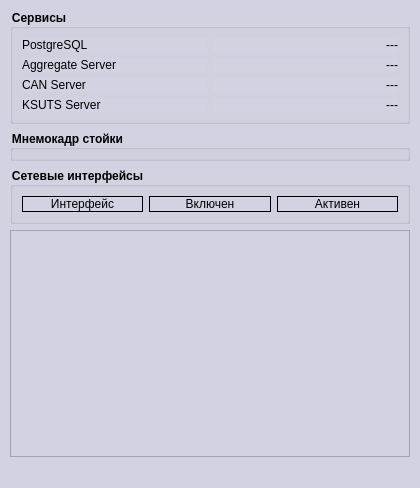
<?xml version="1.0" encoding="UTF-8"?>
<ui version="4.0">
 <class>RunWindow</class>
 <widget class="QMainWindow" name="RunWindow">
  <property name="geometry">
   <rect>
    <x>0</x>
    <y>0</y>
    <width>420</width>
    <height>488</height>
   </rect>
  </property>
  <property name="maximumSize">
   <size>
    <width>420</width>
    <height>16777215</height>
   </size>
  </property>
  <property name="windowTitle">
   <string>MainWindow</string>
  </property>
  <property name="styleSheet">
   <string notr="true">background-color: rgb(210, 211, 226);</string>
  </property>
  <widget class="QWidget" name="centralwidget">
   <layout class="QHBoxLayout" name="horizontalLayout">
    <item>
     <layout class="QVBoxLayout" name="verticalLayout">
      <item>
       <widget class="QGroupBox" name="gbStatus">
        <property name="minimumSize">
         <size>
          <width>400</width>
          <height>0</height>
         </size>
        </property>
        <property name="maximumSize">
         <size>
          <width>400</width>
          <height>16777215</height>
         </size>
        </property>
        <property name="font">
         <font>
          <weight>75</weight>
          <bold>true</bold>
         </font>
        </property>
        <property name="title">
         <string>Сервисы</string>
        </property>
        <property name="checkable">
         <bool>false</bool>
        </property>
        <layout class="QVBoxLayout" name="verticalLayout_2">
         <property name="leftMargin">
          <number>9</number>
         </property>
         <property name="bottomMargin">
          <number>9</number>
         </property>
         <item>
          <layout class="QHBoxLayout" name="horizontalLayout_8">
           <item>
            <widget class="QLabel" name="label">
             <property name="text">
              <string>PostgreSQL</string>
             </property>
            </widget>
           </item>
           <item>
            <widget class="QLabel" name="lblPostgresStatus">
             <property name="font">
              <font>
               <weight>50</weight>
               <bold>false</bold>
              </font>
             </property>
             <property name="text">
              <string>---</string>
             </property>
             <property name="alignment">
              <set>Qt::AlignRight|Qt::AlignTrailing|Qt::AlignVCenter</set>
             </property>
            </widget>
           </item>
          </layout>
         </item>
         <item>
          <layout class="QHBoxLayout" name="horizontalLayout_7">
           <item>
            <widget class="QLabel" name="label_2">
             <property name="text">
              <string>Aggregate Server</string>
             </property>
            </widget>
           </item>
           <item>
            <widget class="QLabel" name="lblAggregateStatus">
             <property name="font">
              <font>
               <weight>50</weight>
               <bold>false</bold>
              </font>
             </property>
             <property name="text">
              <string>---</string>
             </property>
             <property name="alignment">
              <set>Qt::AlignRight|Qt::AlignTrailing|Qt::AlignVCenter</set>
             </property>
            </widget>
           </item>
          </layout>
         </item>
         <item>
          <layout class="QHBoxLayout" name="horizontalLayout_6">
           <item>
            <widget class="QLabel" name="label_3">
             <property name="text">
              <string>CAN Server</string>
             </property>
            </widget>
           </item>
           <item>
            <widget class="QLabel" name="lblCanServerStatus">
             <property name="font">
              <font>
               <weight>50</weight>
               <bold>false</bold>
              </font>
             </property>
             <property name="text">
              <string>---</string>
             </property>
             <property name="alignment">
              <set>Qt::AlignRight|Qt::AlignTrailing|Qt::AlignVCenter</set>
             </property>
            </widget>
           </item>
          </layout>
         </item>
         <item>
          <layout class="QHBoxLayout" name="horizontalLayout_3">
           <item>
            <widget class="QLabel" name="label_4">
             <property name="text">
              <string>KSUTS Server</string>
             </property>
            </widget>
           </item>
           <item>
            <widget class="QLabel" name="lblKsutsServerStatus">
             <property name="font">
              <font>
               <weight>50</weight>
               <bold>false</bold>
              </font>
             </property>
             <property name="text">
              <string>---</string>
             </property>
             <property name="alignment">
              <set>Qt::AlignRight|Qt::AlignTrailing|Qt::AlignVCenter</set>
             </property>
            </widget>
           </item>
          </layout>
         </item>
        </layout>
       </widget>
      </item>
      <item>
       <widget class="QGroupBox" name="gbMnemokadr">
        <property name="minimumSize">
         <size>
          <width>400</width>
          <height>0</height>
         </size>
        </property>
        <property name="maximumSize">
         <size>
          <width>400</width>
          <height>16777215</height>
         </size>
        </property>
        <property name="font">
         <font>
          <weight>75</weight>
          <bold>true</bold>
         </font>
        </property>
        <property name="title">
         <string>Мнемокадр стойки</string>
        </property>
        <property name="checkable">
         <bool>false</bool>
        </property>
       </widget>
      </item>
      <item>
       <widget class="QGroupBox" name="gbNetwork">
        <property name="minimumSize">
         <size>
          <width>400</width>
          <height>0</height>
         </size>
        </property>
        <property name="maximumSize">
         <size>
          <width>400</width>
          <height>16777215</height>
         </size>
        </property>
        <property name="font">
         <font>
          <weight>75</weight>
          <bold>true</bold>
         </font>
        </property>
        <property name="title">
         <string>Сетевые интерфейсы</string>
        </property>
        <property name="checkable">
         <bool>false</bool>
        </property>
        <layout class="QVBoxLayout" name="vlayNetwork">
         <item>
          <layout class="QHBoxLayout" name="horizontalLayout_4">
           <item>
            <widget class="QLabel" name="label_6">
             <property name="frameShape">
              <enum>QFrame::Box</enum>
             </property>
             <property name="text">
              <string>Интерфейс</string>
             </property>
             <property name="alignment">
              <set>Qt::AlignCenter</set>
             </property>
            </widget>
           </item>
           <item>
            <widget class="QLabel" name="label_5">
             <property name="frameShape">
              <enum>QFrame::Box</enum>
             </property>
             <property name="text">
              <string>Включен</string>
             </property>
             <property name="alignment">
              <set>Qt::AlignCenter</set>
             </property>
            </widget>
           </item>
           <item>
            <widget class="QLabel" name="lblKsutsServerStatus_2">
             <property name="font">
              <font>
               <weight>50</weight>
               <bold>false</bold>
              </font>
             </property>
             <property name="frameShape">
              <enum>QFrame::Box</enum>
             </property>
             <property name="text">
              <string>Активен</string>
             </property>
             <property name="alignment">
              <set>Qt::AlignCenter</set>
             </property>
            </widget>
           </item>
          </layout>
         </item>
        </layout>
       </widget>
      </item>
      <item>
       <widget class="QTextEdit" name="textLog">
        <property name="minimumSize">
         <size>
          <width>400</width>
          <height>0</height>
         </size>
        </property>
        <property name="maximumSize">
         <size>
          <width>400</width>
          <height>16777215</height>
         </size>
        </property>
        <property name="readOnly">
         <bool>true</bool>
        </property>
       </widget>
      </item>
     </layout>
    </item>
   </layout>
  </widget>
  <widget class="QMenuBar" name="menubar">
   <property name="geometry">
    <rect>
     <x>0</x>
     <y>0</y>
     <width>420</width>
     <height>22</height>
    </rect>
   </property>
  </widget>
  <widget class="QStatusBar" name="statusbar"/>
 </widget>
 <resources/>
 <connections/>
</ui>
